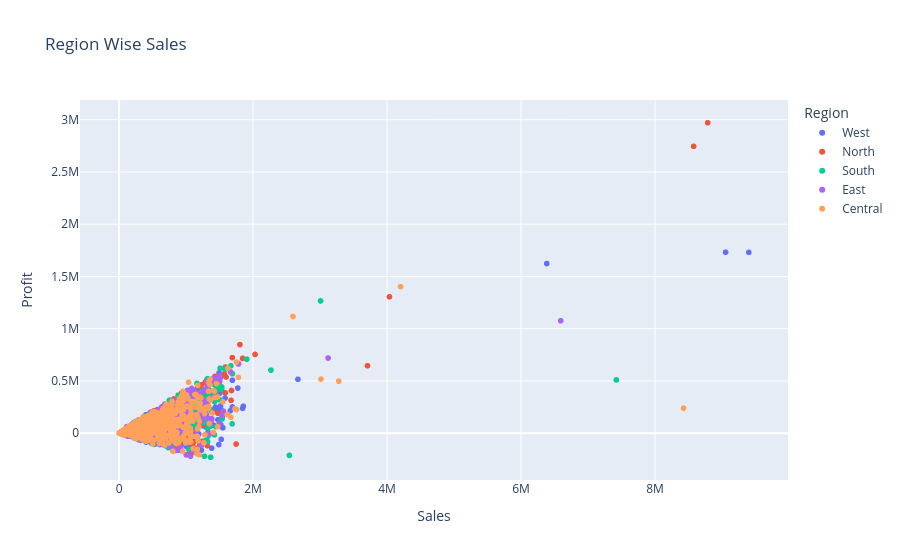

The cell this chart's notebook holds for it:
### Markdown cell above
**Code Cell 6
Region Wise Analysis**

### Code cell
fig = px.scatter(

    df,

    x="Sales",

    y="Profit",

    color="Region",

    title="Region Wise Sales"

)

fig.show()

### Figure 1 — Plotly figure (JSON) as saved in the notebook; plotly's stock layout.template omitted (floating-point values rounded to 4 significant figures; data arrays with more than 128 entries replaced by an {"elided": "..."} marker saying what was removed)
{"data": [{"hovertemplate": "Region=West<br>Sales=%{x}<br>Profit=%{y}<extra></extra>", "legendgroup": "West", "marker": {"color": "#636efa", "symbol": "circle"}, "mode": "markers", "name": "West", "showlegend": true, "type": "scattergl", "x": {"elided": "2058 float values"}, "xaxis": "x", "y": {"elided": "2058 float values"}, "yaxis": "y"}, {"hovertemplate": "Region=North<br>Sales=%{x}<br>Profit=%{y}<extra></extra>", "legendgroup": "North", "marker": {"color": "#EF553B", "symbol": "circle"}, "mode": "markers", "name": "North", "showlegend": true, "type": "scattergl", "x": {"elided": "2023 float values"}, "xaxis": "x", "y": {"elided": "2023 float values"}, "yaxis": "y"}, {"hovertemplate": "Region=South<br>Sales=%{x}<br>Profit=%{y}<extra></extra>", "legendgroup": "South", "marker": {"color": "#00cc96", "symbol": "circle"}, "mode": "markers", "name": "South", "showlegend": true, "type": "scattergl", "x": {"elided": "2078 float values"}, "xaxis": "x", "y": {"elided": "2078 float values"}, "yaxis": "y"}, {"hovertemplate": "Region=East<br>Sales=%{x}<br>Profit=%{y}<extra></extra>", "legendgroup": "East", "marker": {"color": "#ab63fa", "symbol": "circle"}, "mode": "markers", "name": "East", "showlegend": true, "type": "scattergl", "x": {"elided": "1995 float values"}, "xaxis": "x", "y": {"elided": "1995 float values"}, "yaxis": "y"}, {"hovertemplate": "Region=Central<br>Sales=%{x}<br>Profit=%{y}<extra></extra>", "legendgroup": "Central", "marker": {"color": "#FFA15A", "symbol": "circle"}, "mode": "markers", "name": "Central", "showlegend": true, "type": "scattergl", "x": {"elided": "1946 float values"}, "xaxis": "x", "y": {"elided": "1946 float values"}, "yaxis": "y"}], "layout": {"legend": {"title": {"text": "Region"}, "tracegroupgap": 0}, "title": {"text": "Region Wise Sales"}, "xaxis": {"anchor": "y", "domain": [0, 1], "title": {"text": "Sales"}}, "yaxis": {"anchor": "x", "domain": [0, 1], "title": {"text": "Profit"}}}}
